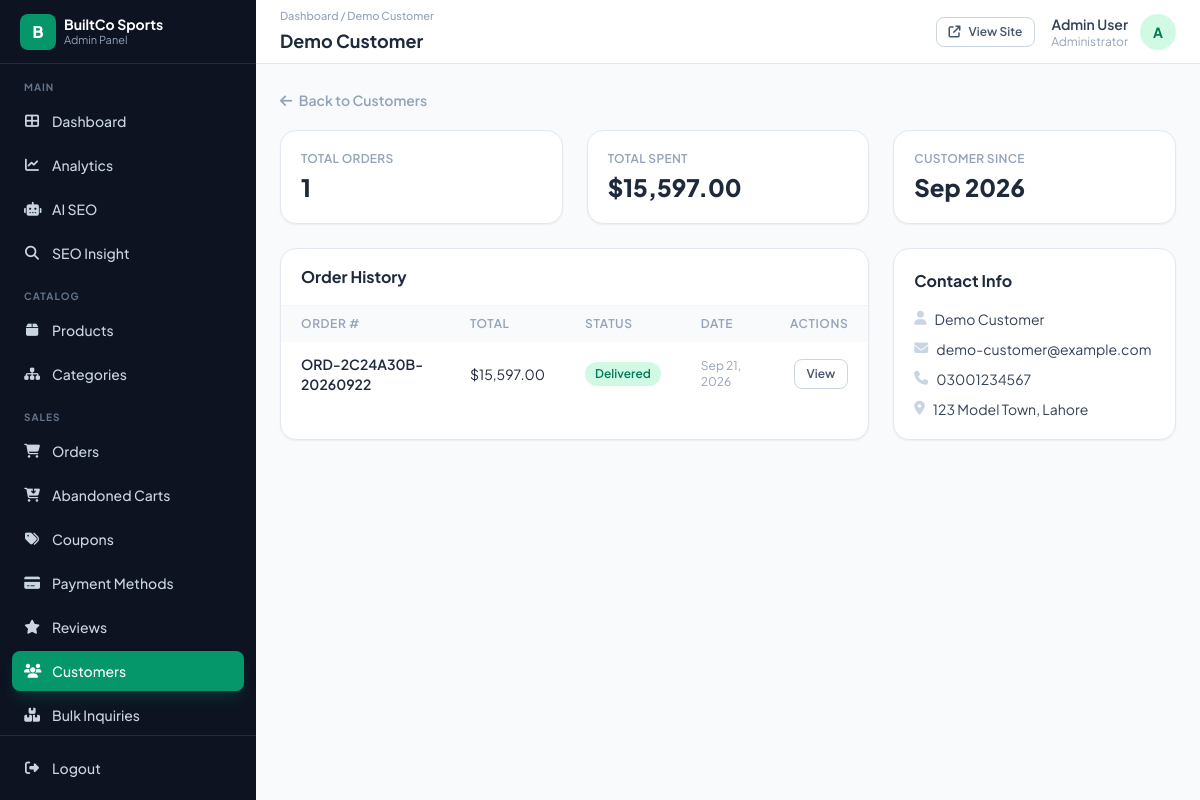
The app's page /admin/pages/customer-detail.php?email=demo-customer@example.com (signed in) with its own data.
### tables this page shows
CREATE TABLE `orders` (
  `id` int(11) NOT NULL,
  `order_number` varchar(50) NOT NULL,
  `customer_name` varchar(150) NOT NULL,
  `customer_email` varchar(255) NOT NULL,
  `customer_phone` varchar(50) DEFAULT NULL,
  `customer_id` int(11) DEFAULT NULL,
  `shipping_address` varchar(500) DEFAULT NULL,
  `shipping_city` varchar(100) DEFAULT NULL,
  `shipping_country` varchar(100) DEFAULT NULL,
  `notes` text DEFAULT NULL,
  `subtotal` decimal(10,2) NOT NULL DEFAULT 0.00,
  `shipping_cost` decimal(10,2) NOT NULL DEFAULT 0.00,
  `discount` decimal(10,2) NOT NULL DEFAULT 0.00,
  `coupon_code` varchar(50) DEFAULT NULL,
  `total` decimal(10,2) NOT NULL DEFAULT 0.00,
  `payment_method` varchar(50) NOT NULL DEFAULT 'cod',
  `payment_screenshot` varchar(500) DEFAULT NULL,
  `status` enum('pending','paid','processing','shipped','delivered','cancelled','failed','refunded') NOT NULL DEFAULT 'pending',
  `created_at` timestamp NOT NULL DEFAULT current_timestamp(),
  `updated_at` timestamp NOT NULL DEFAULT current_timestamp() ON UPDATE current_timestamp()
);

### includes/config.php (called while the page is built, shortened)
<?php
class DB {
    private static $instance = null;
    private function __construct() {
        $this->conn = new mysqli(DB_HOST, DB_USER, DB_PASS, DB_NAME);
    }
    public static function getInstance() {
        if (self::$instance === null) self::$instance = new DB();
        return self::$instance->conn;
    }
}
function db() { return DB::getInstance(); }
function fetch_one($sql, $types = '', ...$params) {
    $result = db()->query($sql);
    return $result ? $result->fetch_assoc() : null;
}
function fetch_all($sql, $types = '', ...$params) {
    if (!empty($params)) {
        $stmt = db()->prepare($sql);
        $stmt->bind_param($types, ...$params);
        $stmt->execute();
        return $stmt->get_result()->fetch_all(MYSQLI_ASSOC);
    }
    $result = db()->query($sql);
    return $result ? $result->fetch_all(MYSQLI_ASSOC) : [];
}
function get_settings() {
    static $settings = null;
    if ($settings === null) {
        $settings = [];
        $result = db()->query("SELECT setting_key, setting_value FROM site_settings");
        if ($result) while ($row = $result->fetch_assoc()) $settings[$row['setting_key']] = $row['setting_value'];
    }
    return $settings;
}
function setting($key, $default = '') {
    $s = get_settings();
    return $s[$key] ?? $default;
}
function sanitize($input) {
    return strip_tags(trim((string)$input));
}
function h($v) {
    return htmlspecialchars((string)($v ?? ''), ENT_QUOTES, 'UTF-8');
}
function format_price($amount) {
    return setting('currency_symbol', '$') . number_format((float)$amount, 2);
}
function format_date($date, $format = 'M d, Y') {
    return date($format, strtotime($date));
}
    ob_start(); ?>

### admin/pages/customer-detail.php (the view, shortened to what this page needs)
<?php
require_once __DIR__ . '/../../includes/config.php';
$email = sanitize($_GET['email'] ?? '');
$orders = $email ? fetch_all("SELECT * FROM orders WHERE customer_email=? ORDER BY created_at DESC", 's', $email) : [];
$latest = $orders[0];
$total_spent = array_sum(array_column($orders, 'total'));
$page_title = $latest['customer_name'];
include __DIR__ . '/../includes/admin-header.php';
?>
<a href="customers.php" class="text-sm font-semibold text-slate-400 hover:text-slate-600 inline-block mb-5"><i class="fa-solid fa-arrow-left mr-1"></i> Back to Customers</a>
<div class="grid grid-cols-1 lg:grid-cols-3 gap-6 mb-6">
  <div class="card p-5">
    <div class="text-xs font-semibold text-slate-400 uppercase tracking-wide mb-1">Total Orders</div>
    <div class="text-2xl font-extrabold text-slate-800"><?= count($orders) ?></div>
  </div>
  <div class="card p-5">
    <div class="text-xs font-semibold text-slate-400 uppercase tracking-wide mb-1">Total Spent</div>
    <div class="text-2xl font-extrabold text-slate-800"><?= format_price($total_spent) ?></div>
  </div>
  <div class="card p-5">
    <div class="text-xs font-semibold text-slate-400 uppercase tracking-wide mb-1">Customer Since</div>
    <div class="text-2xl font-extrabold text-slate-800"><?= format_date(end($orders)['created_at'], 'M Y') ?></div>
  </div>
</div>
<div class="grid grid-cols-1 lg:grid-cols-3 gap-6">
  <div class="lg:col-span-2 card overflow-hidden">
    <div class="px-5 py-4 border-b border-slate-100"><h2 class="font-bold text-slate-800">Order History</h2></div>
    <table class="w-full text-sm">
      <thead><tr class="text-left text-xs uppercase tracking-wider text-slate-400 bg-slate-50">
        <th class="px-5 py-2.5 font-semibold">Order #</th>
        <th class="px-5 py-2.5 font-semibold">Total</th>
        <th class="px-5 py-2.5 font-semibold">Status</th>
        <th class="px-5 py-2.5 font-semibold">Date</th>
        <th class="px-5 py-2.5 font-semibold text-right">Actions</th>
      </tr></thead>
      <tbody class="divide-y divide-slate-100">
        <?php foreach ($orders as $o): ?>
        <tr>
          <td class="px-5 py-3 font-semibold text-slate-800"><?= h($o['order_number']) ?></td>
          <td class="px-5 py-3"><?= format_price($o['total']) ?></td>
          <td class="px-5 py-3"><span class="<?= $o['status'] === 'delivered' ? 'badge-active' : 'badge-inactive' ?>"><?= ucfirst($o['status']) ?></span></td>
          <td class="px-5 py-3 text-slate-400 text-xs"><?= format_date($o['created_at']) ?></td>
          <td class="px-5 py-3 text-right"><a href="order-detail.php?id=<?= (int)$o['id'] ?>" class="btn-outline btn-sm">View</a></td>
        </tr>
        <?php endforeach; ?>
      </tbody>
    </table>
  </div>
  <div class="card p-5">
    <h2 class="font-bold text-slate-800 mb-4">Contact Info</h2>
    <div class="space-y-2.5 text-sm">
      <div class="flex gap-2"><i class="fa-solid fa-user text-slate-300 mt-0.5"></i><span class="text-slate-700"><?= h($latest['customer_name']) ?></span></div>
      <div class="flex gap-2"><i class="fa-solid fa-envelope text-slate-300 mt-0.5"></i><a href="mailto:<?= h($email) ?>" class="text-slate-700 hover:text-brand"><?= h($email) ?></a></div>
      <?php if ($latest['customer_phone']): ?><div class="flex gap-2"><i class="fa-solid fa-phone text-slate-300 mt-0.5"></i><a href="tel:<?= h($latest['customer_phone']) ?>" class="text-slate-700 hover:text-brand"><?= h($latest['customer_phone']) ?></a></div><?php endif; ?>
      <?php if ($latest['shipping_address']): ?><div class="flex gap-2"><i class="fa-solid fa-location-dot text-slate-300 mt-0.5"></i><span class="text-slate-700"><?= h($latest['shipping_address']) ?><?= $latest['shipping_city'] ? ', ' . h($latest['shipping_city']) : '' ?></span></div><?php endif; ?>
    </div>
  </div>
</div>
<?php include __DIR__ . '/../includes/admin-footer.php'; ?>

### admin/includes/admin-header.php (shortened to what this page needs)
<?php
$current_page = basename($_SERVER['SCRIPT_NAME'], '.php');
if ($current_page === 'customer-detail') $current_page = 'customers';
$pending_orders_count  = (int)(fetch_one("SELECT COUNT(*) c FROM orders WHERE status='pending'")['c'] ?? 0);
$pending_reviews_count = (int)(fetch_one("SELECT COUNT(*) c FROM reviews WHERE status='pending'")['c'] ?? 0);
$pending_design_requests_count = (int)(fetch_one("SELECT COUNT(*) c FROM design_requests WHERE status='new'")['c'] ?? 0);
?>
<!DOCTYPE html>
<html lang="en">
<head>
<link rel="stylesheet" href="<?= SITE_URL ?>/assets/vendor/fontawesome/css/all.min.css">
<link rel="stylesheet" href="<?= SITE_URL ?>/admin/assets/css/admin.css?v=<?= @filemtime(__DIR__ . '/../assets/css/admin.css') ?>">
</head>
<body class="bg-slate-50 font-sans text-slate-800 antialiased">
<div class="flex min-h-screen">
  <aside class="admin-sidebar w-64 shrink-0 bg-ink text-slate-300 flex flex-col fixed inset-y-0 left-0 z-30">
    <div class="h-16 flex items-center gap-2 px-5 border-b border-white/10">
      <div class="w-9 h-9 rounded-lg bg-brand flex items-center justify-center text-white font-extrabold">B</div>
      <div>
        <div class="text-white font-bold leading-tight text-sm">BuiltCo Sports</div>
        <div class="text-[11px] text-slate-400 leading-tight">Admin Panel</div>
      </div>
    </div>
    <nav class="flex-1 px-3 py-4 overflow-y-auto">
      <?php foreach ($nav_groups as $group_label => $nav_items): ?>
      <p class="px-3 mt-4 mb-1.5 text-[10px] font-bold uppercase tracking-widest text-slate-500 first:mt-0"><?= h($group_label) ?></p>
      <div class="space-y-1 mb-2">
        <?php foreach ($nav_items as $nav_item): $active = $current_page === $nav_item['key']; ?>
        <a href="<?= $nav_item['href'] ?>"
           class="flex items-center gap-3 px-3 py-2.5 rounded-lg text-sm font-medium transition
                  <?= $active ? 'bg-brand text-white shadow-lg shadow-brand/20' : 'text-slate-300 hover:bg-white/5 hover:text-white' ?>">
          <i class="fa-solid <?= $nav_item['icon'] ?> w-4 text-center"></i>
          <span class="flex-1"><?= h($nav_item['label']) ?></span>
        </a>
        <?php endforeach; ?>
      </div>
      <?php endforeach; ?>
    </nav>
    <div class="p-3 border-t border-white/10">
      <a href="<?= ADMIN_URL ?>/logout.php" class="flex items-center gap-3 px-3 py-2.5 rounded-lg text-sm font-medium text-slate-300 hover:bg-white/5 hover:text-white transition">
        <i class="fa-solid fa-right-from-bracket w-4 text-center"></i> Logout
      </a>
    </div>
  </aside>
  <div class="flex-1 lg:ml-64 flex flex-col min-h-screen min-w-0">
    <header class="h-16 bg-white border-b border-slate-200 flex items-center justify-between px-4 sm:px-6 sticky top-0 z-10 gap-3">
      <div class="flex-1 min-w-0">
        <p class="text-[11px] text-slate-400 font-medium mb-0.5">Dashboard <?= $current_page !== 'index' ? '/ ' . h($page_title ?? '') : '' ?></p>
        <h1 class="text-lg font-bold text-slate-800 truncate"><?= h($page_title ?? '') ?></h1>
      </div>
      <div class="flex items-center gap-4">
        <a href="<?= SITE_URL ?>/" target="_blank" class="btn-outline btn-sm"><i class="fa-solid fa-arrow-up-right-from-square"></i> View Site</a>
        <div class="flex items-center gap-3">
          <div class="text-right hidden sm:block">
            <div class="text-sm font-semibold text-slate-700"><?= h($_SESSION['user_name'] ?? 'Admin') ?></div>
            <div class="text-xs text-slate-400">Administrator</div>
          </div>
          <div class="w-9 h-9 rounded-full bg-brand-light text-brand-dark flex items-center justify-center font-bold text-sm">
            <?= h(strtoupper(substr($_SESSION['user_name'] ?? 'A', 0, 1))) ?>
          </div>
        </div>
      </div>
    </header>
    <main class="flex-1 p-4 sm:p-6">

### records on screen
orders: customer_name "Demo Customer", created_at "Sep 2026", order_number "ORD-2C24A30B-20260922", total "$15,597.00", status "Delivered", created_at "Sep 21, 2026", customer_phone "03001234567", shipping_address "123 Model Town", shipping_city "Lahore"

### other values on screen
$group_label "MAIN"
$nav_item['label'] "Dashboard"
$nav_item['label'] "Analytics"
$nav_item['label'] "AI SEO"
$nav_item['label'] "SEO Insight"
$group_label "CATALOG"
$nav_item['label'] "Products"
$nav_item['label'] "Categories"
$group_label "SALES"
$nav_item['label'] "Orders"
$nav_item['label'] "Abandoned Carts"
$nav_item['label'] "Coupons"
$nav_item['label'] "Payment Methods"
$nav_item['label'] "Reviews"
$nav_item['label'] "Customers"
